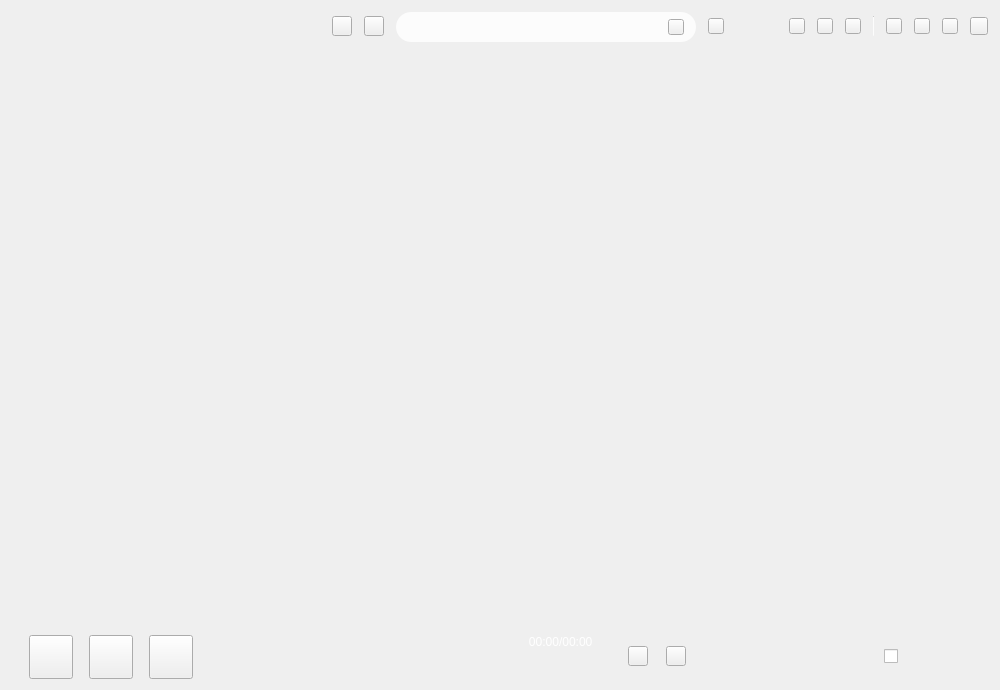
<?xml version="1.0" encoding="UTF-8"?>
<ui version="4.0">
 <class>MusicApplication</class>
 <widget class="QWidget" name="MusicApplication">
  <property name="geometry">
   <rect>
    <x>0</x>
    <y>0</y>
    <width>1000</width>
    <height>690</height>
   </rect>
  </property>
  <property name="minimumSize">
   <size>
    <width>1000</width>
    <height>690</height>
   </size>
  </property>
  <property name="windowTitle">
   <string>天天酷音</string>
  </property>
  <property name="windowIcon">
   <iconset resource="../../../../TTKQrc/MusicPlayer.qrc">
    <normaloff>:/image/lb_app_logo</normaloff>:/image/lb_app_logo</iconset>
  </property>
  <layout class="QHBoxLayout" name="mainLayout">
   <property name="spacing">
    <number>0</number>
   </property>
   <property name="leftMargin">
    <number>0</number>
   </property>
   <property name="topMargin">
    <number>0</number>
   </property>
   <property name="rightMargin">
    <number>0</number>
   </property>
   <property name="bottomMargin">
    <number>0</number>
   </property>
   <item>
    <widget class="MusicTransitionAnimationLabel" name="background">
     <layout class="QVBoxLayout" name="backgroundLayout">
      <property name="spacing">
       <number>0</number>
      </property>
      <property name="leftMargin">
       <number>1</number>
      </property>
      <property name="topMargin">
       <number>1</number>
      </property>
      <property name="rightMargin">
       <number>1</number>
      </property>
      <property name="bottomMargin">
       <number>1</number>
      </property>
      <item>
       <widget class="QWidget" name="topWidget" native="true">
        <property name="minimumSize">
         <size>
          <width>0</width>
          <height>50</height>
         </size>
        </property>
        <property name="maximumSize">
         <size>
          <width>16777215</width>
          <height>50</height>
         </size>
        </property>
        <property name="styleSheet">
         <string notr="true"/>
        </property>
        <layout class="QHBoxLayout" name="topWidgetLayout">
         <property name="spacing">
          <number>0</number>
         </property>
         <property name="leftMargin">
          <number>0</number>
         </property>
         <property name="topMargin">
          <number>0</number>
         </property>
         <property name="rightMargin">
          <number>0</number>
         </property>
         <property name="bottomMargin">
          <number>0</number>
         </property>
         <item>
          <widget class="QWidget" name="topLeftWidget" native="true">
           <property name="minimumSize">
            <size>
             <width>320</width>
             <height>0</height>
            </size>
           </property>
           <property name="maximumSize">
            <size>
             <width>320</width>
             <height>16777215</height>
            </size>
           </property>
           <property name="styleSheet">
            <string notr="true"/>
           </property>
           <widget class="QWidget" name="horizontalLayoutWidget">
            <property name="geometry">
             <rect>
              <x>10</x>
              <y>10</y>
              <width>101</width>
              <height>31</height>
             </rect>
            </property>
            <layout class="QHBoxLayout" name="userWindow">
             <property name="spacing">
              <number>0</number>
             </property>
             <property name="topMargin">
              <number>0</number>
             </property>
            </layout>
           </widget>
          </widget>
         </item>
         <item>
          <widget class="QWidget" name="topRightWidget" native="true">
           <property name="styleSheet">
            <string notr="true"/>
           </property>
           <layout class="QHBoxLayout" name="topRightWidgetLayout">
            <property name="spacing">
             <number>12</number>
            </property>
            <item>
             <widget class="QToolButton" name="musicBackButton">
              <property name="minimumSize">
               <size>
                <width>20</width>
                <height>20</height>
               </size>
              </property>
              <property name="maximumSize">
               <size>
                <width>20</width>
                <height>20</height>
               </size>
              </property>
              <property name="cursor">
               <cursorShape>PointingHandCursor</cursorShape>
              </property>
              <property name="text">
               <string/>
              </property>
             </widget>
            </item>
            <item>
             <widget class="QToolButton" name="musicRefreshButton">
              <property name="minimumSize">
               <size>
                <width>20</width>
                <height>20</height>
               </size>
              </property>
              <property name="maximumSize">
               <size>
                <width>20</width>
                <height>20</height>
               </size>
              </property>
              <property name="cursor">
               <cursorShape>PointingHandCursor</cursorShape>
              </property>
              <property name="text">
               <string/>
              </property>
             </widget>
            </item>
            <item>
             <widget class="QWidget" name="searchWidget" native="true">
              <property name="minimumSize">
               <size>
                <width>300</width>
                <height>30</height>
               </size>
              </property>
              <property name="maximumSize">
               <size>
                <width>300</width>
                <height>30</height>
               </size>
              </property>
              <property name="styleSheet">
               <string notr="true">#searchWidget{background:rgba(255,255,255,200); border-radius:15px;}</string>
              </property>
              <layout class="QHBoxLayout" name="searchWidgetLayout">
               <property name="spacing">
                <number>0</number>
               </property>
               <property name="leftMargin">
                <number>10</number>
               </property>
               <property name="topMargin">
                <number>0</number>
               </property>
               <property name="rightMargin">
                <number>0</number>
               </property>
               <property name="bottomMargin">
                <number>0</number>
               </property>
               <item>
                <widget class="MusicLocalSongSearchInteriorEdit" name="musicSongSearchEdit" native="true">
                 <property name="minimumSize">
                  <size>
                   <width>260</width>
                   <height>30</height>
                  </size>
                 </property>
                 <property name="maximumSize">
                  <size>
                   <width>260</width>
                   <height>30</height>
                  </size>
                 </property>
                 <property name="styleSheet">
                  <string notr="true"/>
                 </property>
                 <property name="text" stdset="0">
                  <string/>
                 </property>
                </widget>
               </item>
               <item>
                <widget class="QToolButton" name="musicSearchButton">
                 <property name="minimumSize">
                  <size>
                   <width>16</width>
                   <height>16</height>
                  </size>
                 </property>
                 <property name="maximumSize">
                  <size>
                   <width>16</width>
                   <height>16</height>
                  </size>
                 </property>
                 <property name="text">
                  <string/>
                 </property>
                </widget>
               </item>
               <item>
                <spacer name="horizontalSpacer">
                 <property name="orientation">
                  <enum>Qt::Horizontal</enum>
                 </property>
                 <property name="sizeType">
                  <enum>QSizePolicy::Fixed</enum>
                 </property>
                 <property name="sizeHint" stdset="0">
                  <size>
                   <width>10</width>
                   <height>20</height>
                  </size>
                 </property>
                </spacer>
               </item>
              </layout>
             </widget>
            </item>
            <item>
             <widget class="QToolButton" name="musicWindowIdentify">
              <property name="minimumSize">
               <size>
                <width>16</width>
                <height>16</height>
               </size>
              </property>
              <property name="maximumSize">
               <size>
                <width>16</width>
                <height>16</height>
               </size>
              </property>
              <property name="text">
               <string/>
              </property>
             </widget>
            </item>
            <item>
             <spacer name="horizontalSpacer_4">
              <property name="orientation">
               <enum>Qt::Horizontal</enum>
              </property>
              <property name="sizeHint" stdset="0">
               <size>
                <width>40</width>
                <height>20</height>
               </size>
              </property>
             </spacer>
            </item>
            <item>
             <widget class="QToolButton" name="musicWindowTools">
              <property name="minimumSize">
               <size>
                <width>16</width>
                <height>16</height>
               </size>
              </property>
              <property name="maximumSize">
               <size>
                <width>16</width>
                <height>16</height>
               </size>
              </property>
              <property name="text">
               <string/>
              </property>
             </widget>
            </item>
            <item>
             <widget class="QToolButton" name="musicWindowChangeSkin">
              <property name="minimumSize">
               <size>
                <width>16</width>
                <height>16</height>
               </size>
              </property>
              <property name="maximumSize">
               <size>
                <width>16</width>
                <height>16</height>
               </size>
              </property>
              <property name="cursor">
               <cursorShape>PointingHandCursor</cursorShape>
              </property>
              <property name="text">
               <string/>
              </property>
             </widget>
            </item>
            <item>
             <widget class="QToolButton" name="musicWindowSetting">
              <property name="minimumSize">
               <size>
                <width>16</width>
                <height>16</height>
               </size>
              </property>
              <property name="maximumSize">
               <size>
                <width>16</width>
                <height>16</height>
               </size>
              </property>
              <property name="cursor">
               <cursorShape>PointingHandCursor</cursorShape>
              </property>
              <property name="text">
               <string/>
              </property>
             </widget>
            </item>
            <item>
             <widget class="QFrame" name="frame">
              <property name="minimumSize">
               <size>
                <width>1</width>
                <height>20</height>
               </size>
              </property>
              <property name="maximumSize">
               <size>
                <width>1</width>
                <height>20</height>
               </size>
              </property>
              <property name="styleSheet">
               <string notr="true">background:rgba(255,255,255,150)</string>
              </property>
              <property name="frameShape">
               <enum>QFrame::VLine</enum>
              </property>
              <property name="frameShadow">
               <enum>QFrame::Sunken</enum>
              </property>
              <property name="lineWidth">
               <number>1</number>
              </property>
              <property name="midLineWidth">
               <number>0</number>
              </property>
             </widget>
            </item>
            <item>
             <widget class="QToolButton" name="musicWindowRemote">
              <property name="minimumSize">
               <size>
                <width>16</width>
                <height>16</height>
               </size>
              </property>
              <property name="maximumSize">
               <size>
                <width>16</width>
                <height>16</height>
               </size>
              </property>
              <property name="cursor">
               <cursorShape>PointingHandCursor</cursorShape>
              </property>
              <property name="text">
               <string/>
              </property>
             </widget>
            </item>
            <item>
             <widget class="QToolButton" name="musicWindowConcise">
              <property name="minimumSize">
               <size>
                <width>16</width>
                <height>16</height>
               </size>
              </property>
              <property name="maximumSize">
               <size>
                <width>16</width>
                <height>16</height>
               </size>
              </property>
              <property name="cursor">
               <cursorShape>PointingHandCursor</cursorShape>
              </property>
              <property name="text">
               <string/>
              </property>
             </widget>
            </item>
            <item>
             <widget class="QToolButton" name="minimization">
              <property name="minimumSize">
               <size>
                <width>16</width>
                <height>16</height>
               </size>
              </property>
              <property name="maximumSize">
               <size>
                <width>16</width>
                <height>16</height>
               </size>
              </property>
              <property name="cursor">
               <cursorShape>PointingHandCursor</cursorShape>
              </property>
              <property name="text">
               <string/>
              </property>
             </widget>
            </item>
            <item>
             <widget class="QToolButton" name="windowClose">
              <property name="minimumSize">
               <size>
                <width>18</width>
                <height>18</height>
               </size>
              </property>
              <property name="maximumSize">
               <size>
                <width>18</width>
                <height>18</height>
               </size>
              </property>
              <property name="cursor">
               <cursorShape>PointingHandCursor</cursorShape>
              </property>
              <property name="text">
               <string/>
              </property>
             </widget>
            </item>
           </layout>
          </widget>
         </item>
        </layout>
       </widget>
      </item>
      <item>
       <widget class="QWidget" name="centerWidget" native="true">
        <property name="styleSheet">
         <string notr="true"/>
        </property>
        <layout class="QHBoxLayout" name="horizontalLayout_2">
         <property name="spacing">
          <number>0</number>
         </property>
         <property name="leftMargin">
          <number>0</number>
         </property>
         <property name="topMargin">
          <number>0</number>
         </property>
         <property name="rightMargin">
          <number>0</number>
         </property>
         <property name="bottomMargin">
          <number>0</number>
         </property>
         <item>
          <widget class="MusicBackgroundWidget" name="centerLeftWidget" native="true">
           <property name="minimumSize">
            <size>
             <width>320</width>
             <height>0</height>
            </size>
           </property>
           <property name="maximumSize">
            <size>
             <width>320</width>
             <height>16777215</height>
            </size>
           </property>
           <layout class="QVBoxLayout" name="verticalLayout_2">
            <property name="spacing">
             <number>0</number>
            </property>
            <property name="leftMargin">
             <number>0</number>
            </property>
            <property name="topMargin">
             <number>0</number>
            </property>
            <property name="rightMargin">
             <number>0</number>
            </property>
            <property name="bottomMargin">
             <number>0</number>
            </property>
            <item>
             <widget class="MusicFuntionAnimationWidget" name="functionAnimationWidget" native="true">
              <property name="minimumSize">
               <size>
                <width>320</width>
                <height>40</height>
               </size>
              </property>
              <property name="maximumSize">
               <size>
                <width>16777215</width>
                <height>40</height>
               </size>
              </property>
             </widget>
            </item>
            <item>
             <widget class="MusicAnimationStackedWidget" name="songsContainer">
              <property name="minimumSize">
               <size>
                <width>320</width>
                <height>0</height>
               </size>
              </property>
              <property name="maximumSize">
               <size>
                <width>320</width>
                <height>16777215</height>
               </size>
              </property>
             </widget>
            </item>
           </layout>
          </widget>
         </item>
         <item>
          <widget class="QWidget" name="centerRightWidget" native="true">
           <property name="styleSheet">
            <string notr="true"/>
           </property>
           <layout class="QVBoxLayout" name="centerRightWidgetLayout">
            <property name="spacing">
             <number>0</number>
            </property>
            <property name="leftMargin">
             <number>0</number>
            </property>
            <property name="topMargin">
             <number>0</number>
            </property>
            <property name="rightMargin">
             <number>0</number>
            </property>
            <property name="bottomMargin">
             <number>0</number>
            </property>
            <item>
             <widget class="MusicLineBackgroundWidget" name="stackedFunctionWidget" native="true">
              <property name="minimumSize">
               <size>
                <width>0</width>
                <height>40</height>
               </size>
              </property>
              <property name="maximumSize">
               <size>
                <width>16777215</width>
                <height>40</height>
               </size>
              </property>
              <property name="styleSheet">
               <string notr="true"/>
              </property>
              <layout class="QHBoxLayout" name="stackedFunctionWidgetLayout">
               <property name="leftMargin">
                <number>5</number>
               </property>
               <property name="topMargin">
                <number>0</number>
               </property>
               <property name="rightMargin">
                <number>0</number>
               </property>
               <property name="bottomMargin">
                <number>0</number>
               </property>
               <item>
                <spacer name="horizontalSpacer_2">
                 <property name="orientation">
                  <enum>Qt::Horizontal</enum>
                 </property>
                 <property name="sizeHint" stdset="0">
                  <size>
                   <width>40</width>
                   <height>20</height>
                  </size>
                 </property>
                </spacer>
               </item>
               <item>
                <widget class="MusicOptionAnimationWidget" name="stackedWidgetFunctionOption" native="true">
                 <property name="minimumSize">
                  <size>
                   <width>470</width>
                   <height>0</height>
                  </size>
                 </property>
                 <property name="maximumSize">
                  <size>
                   <width>470</width>
                   <height>16777215</height>
                  </size>
                 </property>
                </widget>
               </item>
               <item>
                <spacer name="horizontalSpacer_3">
                 <property name="orientation">
                  <enum>Qt::Horizontal</enum>
                 </property>
                 <property name="sizeHint" stdset="0">
                  <size>
                   <width>40</width>
                   <height>20</height>
                  </size>
                 </property>
                </spacer>
               </item>
              </layout>
             </widget>
            </item>
            <item>
             <widget class="QStackedWidget" name="functionsContainer">
              <property name="minimumSize">
               <size>
                <width>678</width>
                <height>533</height>
               </size>
              </property>
              <property name="currentIndex">
               <number>0</number>
              </property>
              <widget class="MusicSongSearchOnlineWidget" name="songSearchWidget"/>
              <widget class="MusicLrcContainerForInterior" name="musiclrccontainerforinterior">
               <widget class="QPushButton" name="lrcDisplayAllButton">
                <property name="enabled">
                 <bool>true</bool>
                </property>
                <property name="geometry">
                 <rect>
                  <x>0</x>
                  <y>198</y>
                  <width>13</width>
                  <height>55</height>
                 </rect>
                </property>
                <property name="minimumSize">
                 <size>
                  <width>13</width>
                  <height>55</height>
                 </size>
                </property>
                <property name="autoFillBackground">
                 <bool>false</bool>
                </property>
                <property name="styleSheet">
                 <string notr="true">QPushButton{border:none;background:transparent;};</string>
                </property>
               </widget>
              </widget>
             </widget>
            </item>
           </layout>
          </widget>
         </item>
        </layout>
       </widget>
      </item>
      <item>
       <widget class="QWidget" name="bottomWidget" native="true">
        <property name="minimumSize">
         <size>
          <width>0</width>
          <height>65</height>
         </size>
        </property>
        <property name="maximumSize">
         <size>
          <width>16777215</width>
          <height>65</height>
         </size>
        </property>
        <property name="styleSheet">
         <string notr="true"/>
        </property>
        <layout class="QHBoxLayout" name="bottomWidgetLayout">
         <property name="spacing">
          <number>0</number>
         </property>
         <property name="leftMargin">
          <number>0</number>
         </property>
         <property name="topMargin">
          <number>0</number>
         </property>
         <property name="rightMargin">
          <number>0</number>
         </property>
         <property name="bottomMargin">
          <number>0</number>
         </property>
         <item>
          <widget class="QWidget" name="bottomLeftContainWidget" native="true">
           <property name="minimumSize">
            <size>
             <width>220</width>
             <height>0</height>
            </size>
           </property>
           <property name="maximumSize">
            <size>
             <width>220</width>
             <height>16777215</height>
            </size>
           </property>
           <layout class="QVBoxLayout" name="bottomLeftContainWidgetLayout">
            <property name="spacing">
             <number>0</number>
            </property>
            <property name="leftMargin">
             <number>0</number>
            </property>
            <property name="topMargin">
             <number>0</number>
            </property>
            <property name="rightMargin">
             <number>0</number>
            </property>
            <property name="bottomMargin">
             <number>0</number>
            </property>
            <item>
             <widget class="QWidget" name="bottomLeftWidget" native="true">
              <layout class="QHBoxLayout" name="bottomLeftWidgetLayout">
               <property name="spacing">
                <number>0</number>
               </property>
               <item>
                <spacer name="horizontalSpacer_5">
                 <property name="orientation">
                  <enum>Qt::Horizontal</enum>
                 </property>
                 <property name="sizeType">
                  <enum>QSizePolicy::Fixed</enum>
                 </property>
                 <property name="sizeHint" stdset="0">
                  <size>
                   <width>1</width>
                   <height>20</height>
                  </size>
                 </property>
                </spacer>
               </item>
               <item>
                <widget class="QToolButton" name="musicPrevious">
                 <property name="minimumSize">
                  <size>
                   <width>44</width>
                   <height>44</height>
                  </size>
                 </property>
                 <property name="maximumSize">
                  <size>
                   <width>44</width>
                   <height>44</height>
                  </size>
                 </property>
                 <property name="cursor">
                  <cursorShape>PointingHandCursor</cursorShape>
                 </property>
                </widget>
               </item>
               <item>
                <widget class="QToolButton" name="musicKey">
                 <property name="minimumSize">
                  <size>
                   <width>44</width>
                   <height>44</height>
                  </size>
                 </property>
                 <property name="maximumSize">
                  <size>
                   <width>44</width>
                   <height>44</height>
                  </size>
                 </property>
                 <property name="cursor">
                  <cursorShape>PointingHandCursor</cursorShape>
                 </property>
                </widget>
               </item>
               <item>
                <widget class="QToolButton" name="musicNext">
                 <property name="minimumSize">
                  <size>
                   <width>44</width>
                   <height>44</height>
                  </size>
                 </property>
                 <property name="maximumSize">
                  <size>
                   <width>44</width>
                   <height>44</height>
                  </size>
                 </property>
                 <property name="cursor">
                  <cursorShape>PointingHandCursor</cursorShape>
                 </property>
                </widget>
               </item>
              </layout>
             </widget>
            </item>
           </layout>
          </widget>
         </item>
         <item>
          <widget class="QWidget" name="bottomCenterWidget" native="true">
           <property name="styleSheet">
            <string notr="true"/>
           </property>
           <layout class="QGridLayout" name="bottomCenterWidgetLayout">
            <property name="leftMargin">
             <number>0</number>
            </property>
            <property name="topMargin">
             <number>0</number>
            </property>
            <property name="rightMargin">
             <number>0</number>
            </property>
            <property name="bottomMargin">
             <number>0</number>
            </property>
            <property name="horizontalSpacing">
             <number>5</number>
            </property>
            <property name="verticalSpacing">
             <number>0</number>
            </property>
            <item row="3" column="0" colspan="6">
             <widget class="MusicTimeSliderWidget" name="musicTimeWidget" native="true">
              <property name="minimumSize">
               <size>
                <width>0</width>
                <height>40</height>
               </size>
              </property>
              <property name="maximumSize">
               <size>
                <width>16777215</width>
                <height>40</height>
               </size>
              </property>
              <property name="styleSheet">
               <string notr="true"/>
              </property>
             </widget>
            </item>
            <item row="1" column="4">
             <widget class="QWidget" name="timeWidget" native="true">
              <property name="minimumSize">
               <size>
                <width>80</width>
                <height>0</height>
               </size>
              </property>
              <property name="maximumSize">
               <size>
                <width>80</width>
                <height>16777215</height>
               </size>
              </property>
              <property name="styleSheet">
               <string notr="true"/>
              </property>
              <layout class="QHBoxLayout" name="timeWidgetLayout">
               <property name="spacing">
                <number>0</number>
               </property>
               <property name="leftMargin">
                <number>0</number>
               </property>
               <property name="topMargin">
                <number>0</number>
               </property>
               <property name="rightMargin">
                <number>0</number>
               </property>
               <property name="bottomMargin">
                <number>0</number>
               </property>
               <item>
                <widget class="QLabel" name="playCurrentTime">
                 <property name="styleSheet">
                  <string notr="true">color:#FFFFFF;</string>
                 </property>
                 <property name="text">
                  <string>00:00</string>
                 </property>
                 <property name="alignment">
                  <set>Qt::AlignRight|Qt::AlignTrailing|Qt::AlignVCenter</set>
                 </property>
                </widget>
               </item>
               <item>
                <widget class="QLabel" name="playTotalTime">
                 <property name="styleSheet">
                  <string notr="true">color:#FFFFFF;</string>
                 </property>
                 <property name="text">
                  <string>/00:00</string>
                 </property>
                 <property name="alignment">
                  <set>Qt::AlignLeading|Qt::AlignLeft|Qt::AlignVCenter</set>
                 </property>
                </widget>
               </item>
              </layout>
             </widget>
            </item>
            <item row="1" column="5">
             <widget class="QLabel" name="rightMargin">
              <property name="minimumSize">
               <size>
                <width>10</width>
                <height>0</height>
               </size>
              </property>
              <property name="maximumSize">
               <size>
                <width>10</width>
                <height>16777215</height>
               </size>
              </property>
              <property name="text">
               <string/>
              </property>
             </widget>
            </item>
            <item row="1" column="1">
             <layout class="QVBoxLayout" name="musicQualityWindow">
              <property name="spacing">
               <number>6</number>
              </property>
             </layout>
            </item>
            <item row="1" column="0">
             <widget class="QLabel" name="leftMargin">
              <property name="minimumSize">
               <size>
                <width>10</width>
                <height>0</height>
               </size>
              </property>
              <property name="maximumSize">
               <size>
                <width>10</width>
                <height>16777215</height>
               </size>
              </property>
              <property name="text">
               <string/>
              </property>
             </widget>
            </item>
            <item row="1" column="2" colspan="2">
             <widget class="MusicMarqueeWidget" name="showCurrentSong" native="true">
              <property name="styleSheet">
               <string notr="true">color:#FFFFFF;font-weight:bold;font-size:15px;</string>
              </property>
              <property name="text" stdset="0">
               <string>当前无正在播放的歌曲</string>
              </property>
             </widget>
            </item>
            <item row="0" column="0" colspan="6">
             <widget class="QLabel" name="topMargin">
              <property name="maximumSize">
               <size>
                <width>16777215</width>
                <height>10</height>
               </size>
              </property>
              <property name="text">
               <string/>
              </property>
             </widget>
            </item>
           </layout>
          </widget>
         </item>
         <item>
          <widget class="QWidget" name="bottomRightWidget" native="true">
           <property name="minimumSize">
            <size>
             <width>375</width>
             <height>0</height>
            </size>
           </property>
           <property name="maximumSize">
            <size>
             <width>375</width>
             <height>16777215</height>
            </size>
           </property>
           <property name="styleSheet">
            <string notr="true"/>
           </property>
           <layout class="QHBoxLayout" name="bottomRightWidgetLayout">
            <property name="spacing">
             <number>15</number>
            </property>
            <property name="rightMargin">
             <number>0</number>
            </property>
            <item>
             <widget class="QToolButton" name="musicBestLove">
              <property name="minimumSize">
               <size>
                <width>20</width>
                <height>20</height>
               </size>
              </property>
              <property name="maximumSize">
               <size>
                <width>20</width>
                <height>20</height>
               </size>
              </property>
              <property name="cursor">
               <cursorShape>PointingHandCursor</cursorShape>
              </property>
              <property name="focusPolicy">
               <enum>Qt::NoFocus</enum>
              </property>
              <property name="checkable">
               <bool>true</bool>
              </property>
             </widget>
            </item>
            <item>
             <widget class="QToolButton" name="musicDownload">
              <property name="minimumSize">
               <size>
                <width>20</width>
                <height>20</height>
               </size>
              </property>
              <property name="maximumSize">
               <size>
                <width>20</width>
                <height>20</height>
               </size>
              </property>
              <property name="cursor">
               <cursorShape>PointingHandCursor</cursorShape>
              </property>
              <property name="focusPolicy">
               <enum>Qt::NoFocus</enum>
              </property>
             </widget>
            </item>
            <item>
             <widget class="MusicMoreFunctionsPopWidget" name="musicMoreFunction" native="true">
              <property name="minimumSize">
               <size>
                <width>20</width>
                <height>20</height>
               </size>
              </property>
              <property name="maximumSize">
               <size>
                <width>20</width>
                <height>20</height>
               </size>
              </property>
              <property name="cursor">
               <cursorShape>PointingHandCursor</cursorShape>
              </property>
              <property name="focusPolicy">
               <enum>Qt::NoFocus</enum>
              </property>
              <property name="checkable" stdset="0">
               <bool>true</bool>
              </property>
             </widget>
            </item>
            <item>
             <widget class="MusicPlayBackModePopWidget" name="musicPlayMode" native="true">
              <property name="minimumSize">
               <size>
                <width>20</width>
                <height>20</height>
               </size>
              </property>
              <property name="maximumSize">
               <size>
                <width>20</width>
                <height>20</height>
               </size>
              </property>
              <property name="cursor">
               <cursorShape>PointingHandCursor</cursorShape>
              </property>
              <property name="focusPolicy">
               <enum>Qt::NoFocus</enum>
              </property>
             </widget>
            </item>
            <item>
             <widget class="MusicVolumePopWidget" name="musicSound" native="true">
              <property name="minimumSize">
               <size>
                <width>20</width>
                <height>20</height>
               </size>
              </property>
              <property name="maximumSize">
               <size>
                <width>20</width>
                <height>20</height>
               </size>
              </property>
              <property name="text" stdset="0">
               <string/>
              </property>
             </widget>
            </item>
            <item>
             <widget class="MusicEnhancedPopWidget" name="musicEnhancedButton" native="true">
              <property name="minimumSize">
               <size>
                <width>48</width>
                <height>20</height>
               </size>
              </property>
              <property name="maximumSize">
               <size>
                <width>48</width>
                <height>20</height>
               </size>
              </property>
             </widget>
            </item>
            <item>
             <widget class="QCheckBox" name="musicDesktopLrc">
              <property name="minimumSize">
               <size>
                <width>20</width>
                <height>20</height>
               </size>
              </property>
              <property name="maximumSize">
               <size>
                <width>20</width>
                <height>20</height>
               </size>
              </property>
              <property name="text">
               <string/>
              </property>
              <property name="checkable">
               <bool>true</bool>
              </property>
              <property name="checked">
               <bool>false</bool>
              </property>
             </widget>
            </item>
            <item>
             <widget class="MusicPlayedListPopWidget" name="musicPlayedList" native="true">
              <property name="minimumSize">
               <size>
                <width>64</width>
                <height>20</height>
               </size>
              </property>
              <property name="maximumSize">
               <size>
                <width>64</width>
                <height>20</height>
               </size>
              </property>
              <property name="text" stdset="0">
               <string/>
              </property>
             </widget>
            </item>
           </layout>
          </widget>
         </item>
         <item>
          <widget class="QWidget" name="bottomRightResizeWidget" native="true">
           <property name="minimumSize">
            <size>
             <width>10</width>
             <height>0</height>
            </size>
           </property>
           <property name="maximumSize">
            <size>
             <width>10</width>
             <height>16777215</height>
            </size>
           </property>
           <layout class="QVBoxLayout" name="verticalLayout">
            <property name="spacing">
             <number>0</number>
            </property>
            <property name="leftMargin">
             <number>0</number>
            </property>
            <property name="topMargin">
             <number>0</number>
            </property>
            <property name="rightMargin">
             <number>0</number>
            </property>
            <property name="bottomMargin">
             <number>0</number>
            </property>
            <item>
             <spacer name="verticalSpacer_2">
              <property name="orientation">
               <enum>Qt::Vertical</enum>
              </property>
              <property name="sizeHint" stdset="0">
               <size>
                <width>20</width>
                <height>40</height>
               </size>
              </property>
             </spacer>
            </item>
            <item>
             <widget class="QLabel" name="resizeLabelWidget">
              <property name="minimumSize">
               <size>
                <width>10</width>
                <height>10</height>
               </size>
              </property>
              <property name="maximumSize">
               <size>
                <width>10</width>
                <height>10</height>
               </size>
              </property>
             </widget>
            </item>
           </layout>
          </widget>
         </item>
        </layout>
       </widget>
      </item>
     </layout>
    </widget>
   </item>
  </layout>
 </widget>
 <layoutdefault spacing="6" margin="11"/>
 <customwidgets>
  <customwidget>
   <class>MusicTransitionAnimationLabel</class>
   <extends>QLabel</extends>
   <header>musictransitionanimationlabel.h</header>
  </customwidget>
  <customwidget>
   <class>MusicAnimationStackedWidget</class>
   <extends>QStackedWidget</extends>
   <header>musicanimationstackedwidget.h</header>
   <container>1</container>
  </customwidget>
  <customwidget>
   <class>MusicMarqueeWidget</class>
   <extends>QWidget</extends>
   <header>musicmarqueewidget.h</header>
   <container>1</container>
  </customwidget>
  <customwidget>
   <class>MusicLrcContainerForInterior</class>
   <extends>QWidget</extends>
   <header>musiclrccontainerforinterior.h</header>
   <container>1</container>
  </customwidget>
  <customwidget>
   <class>MusicSongSearchOnlineWidget</class>
   <extends>QWidget</extends>
   <header>musicsongsearchonlinewidget.h</header>
   <container>1</container>
  </customwidget>
  <customwidget>
   <class>MusicLocalSongSearchInteriorEdit</class>
   <extends>QWidget</extends>
   <header>musiclocalsongsearchinterioredit.h</header>
   <container>1</container>
  </customwidget>
  <customwidget>
   <class>MusicEnhancedPopWidget</class>
   <extends>QWidget</extends>
   <header>musicenhancedpopwidget.h</header>
   <container>1</container>
  </customwidget>
  <customwidget>
   <class>MusicPlayBackModePopWidget</class>
   <extends>QWidget</extends>
   <header>musicplaybackmodepopwidget.h</header>
   <container>1</container>
  </customwidget>
  <customwidget>
   <class>MusicVolumePopWidget</class>
   <extends>QWidget</extends>
   <header>musicvolumepopwidget.h</header>
   <container>1</container>
  </customwidget>
  <customwidget>
   <class>MusicMoreFunctionsPopWidget</class>
   <extends>QWidget</extends>
   <header>musicmorefunctionspopwidget.h</header>
   <container>1</container>
  </customwidget>
  <customwidget>
   <class>MusicPlayedListPopWidget</class>
   <extends>QWidget</extends>
   <header>musicplayedlistpopwidget.h</header>
   <container>1</container>
  </customwidget>
  <customwidget>
   <class>MusicFuntionAnimationWidget</class>
   <extends>QWidget</extends>
   <header>musicfuntionanimationwidget.h</header>
   <container>1</container>
  </customwidget>
  <customwidget>
   <class>MusicBackgroundWidget</class>
   <extends>QWidget</extends>
   <header>musicfuntionanimationwidget.h</header>
   <container>1</container>
  </customwidget>
  <customwidget>
   <class>MusicOptionAnimationWidget</class>
   <extends>QWidget</extends>
   <header>musicfuntionanimationwidget.h</header>
   <container>1</container>
  </customwidget>
  <customwidget>
   <class>MusicLineBackgroundWidget</class>
   <extends>QWidget</extends>
   <header>musicfuntionanimationwidget.h</header>
   <container>1</container>
  </customwidget>
  <customwidget>
   <class>MusicTimeSliderWidget</class>
   <extends>QWidget</extends>
   <header>musictimesliderwidget.h</header>
   <container>1</container>
  </customwidget>
 </customwidgets>
 <resources>
  <include location="../../../../TTKQrc/MusicPlayer.qrc"/>
 </resources>
 <connections/>
</ui>
